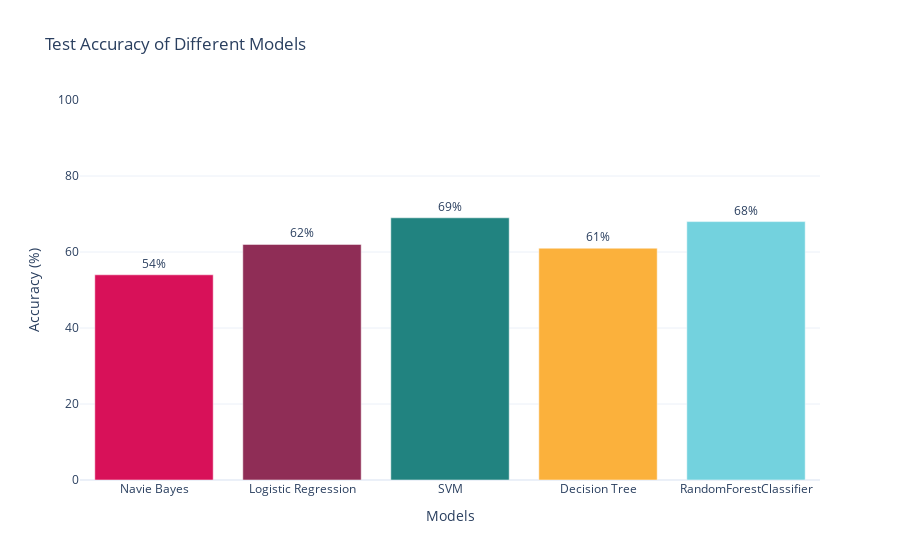

Notebook code cell kept with this figure:
### Markdown cell above
### Accuracy Of Different Models On  TF-IDF Method

### Code cell
import plotly.graph_objects as go

# Data for the graph
models = ['Navie Bayes', 'Logistic Regression', 'SVM', 'Decision Tree', 'RandomForestClassifier']
accuracies = [54, 62, 69, 61, 68]

# Create the bar chart
fig = go.Figure(
    data=[
        go.Bar(
            x=models,
            y=accuracies,
            text=[f"{accuracy}%" for accuracy in accuracies],
            textposition='outside',
            marker_color=["#d81159", "#8f2d56", "#218380", "#fbb13c", "#73d2de"]
        )
    ]
)

# Add layout details
fig.update_layout(
    title='Test Accuracy of Different Models',
    xaxis_title='Models',
    yaxis_title='Accuracy (%)',
    yaxis=dict(range=[0, 100]),
    template='plotly_white',
    showlegend=False
)

# Show the chart
fig.show()

### Figure 1 — Plotly figure (JSON) as saved in the notebook; plotly's stock layout.template omitted (floating-point values rounded to 4 significant figures)
{"data": [{"marker": {"color": ["#d81159", "#8f2d56", "#218380", "#fbb13c", "#73d2de"]}, "text": ["54%", "62%", "69%", "61%", "68%"], "textposition": "outside", "type": "bar", "x": ["Navie Bayes", "Logistic Regression", "SVM", "Decision Tree", "RandomForestClassifier"], "y": [54, 62, 69, 61, 68]}], "layout": {"showlegend": false, "title": {"text": "Test Accuracy of Different Models"}, "xaxis": {"title": {"text": "Models"}}, "yaxis": {"range": [0, 100], "title": {"text": "Accuracy (%)"}}}}
